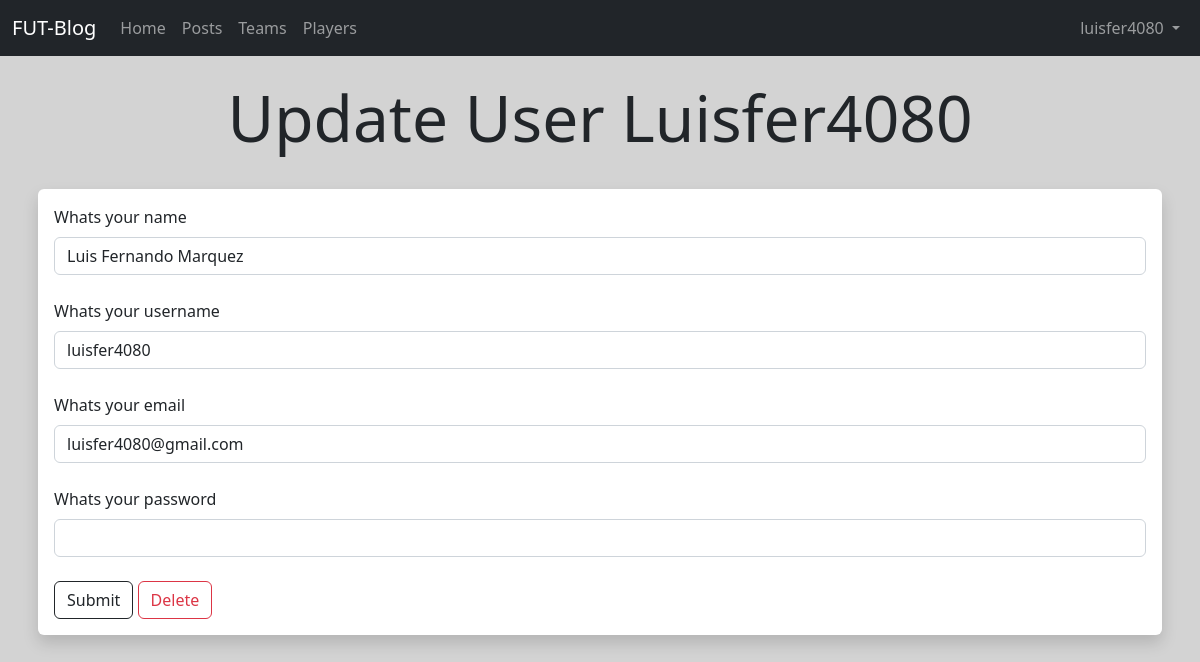
The page /user/update/1 (signed in) on the database its author committed.
### app.py (models this page shows, shortened)
class User (db.Model,UserMixin):
    id = db.Column(db.Integer, primary_key=True)
    name = db.Column(db.String(150))
    email = db.Column(db.String(150), unique=True)
    username = db.Column(db.String(150), unique=True)
    password_hash = db.Column(db.String(150))
    type = db.Column(db.Integer )
    date_created = db.Column(db.DateTime(timezone=True), default=datetime.utcnow)
    posts = db.relationship('Post', backref = 'user')
    teams = db.relationship('Team', backref = 'user')
    players = db.relationship('Player', backref = 'user')
    @property
    def password(self):
        raise AttributeError('password is not readeable attribute')

### app.py (the view)
@app.route('/user/update/<int:id>', methods=['GET', 'POST'])
@login_required
def update_user(id):
    form = UpdateUserForm()
    user_to_update = User.query.get_or_404(id)
    if id == current_user.id or current_user.id == 1:
        if request.method == "POST":
            user_to_update.username = request.form['username']
            user_to_update.name = request.form['name']
            user_to_update.email = request.form['email']
            user_to_update.password_hash = request.form['password_hash']
            try:
                db.session.commit()
                flash("User updated successfully", category="success")
                return render_template("update_user.html", form=form, user_to_update=user_to_update)
            except:
                flash("Error!! ... looks that there was a problem", category="error")
                return render_template("update_user.html", form=form, user_to_update=user_to_update)
        else:
            return render_template("update_user.html", form=form, user_to_update=user_to_update, user=current_user)
    else:
        flash("Error!! ... you dont have access to this user", category="error")
        return redirect(url_for('home'))

### webforms.py
class UpdateUserForm(FlaskForm):
    name = StringField("Whats your name" , validators=[DataRequired()])
    username = StringField("Whats your username" , validators=[DataRequired()])
    email = StringField("Whats your email" , validators=[DataRequired(),Email()])
    password_hash = PasswordField("Whats your password" , validators=[DataRequired()])
    submit = SubmitField("Submit")

### app.py (called while the page is built)
@login_manager.user_loader
def load_user(user_id):
    return User.query.get(int(user_id))

### templates/update_user.html (shortened to what this page needs)
{% extends("base.html") %}
{% block content %}
    <div class="container p-2">
        <div class="text-center mt-3">
            <h6 class="display-3 text-capitalize"> Update user {{ user_to_update.username}} <h6>
        </div>
        <br>
        <div class="shadow p-3 mb-5 bg-body rounded">
            <form action="/update/{{user_to_update.id}}" method="POST">
                {{ form.name.label(class = "form-label") }}
                {{ form.name(class = "form-control",value=user_to_update.name) }}
                <br>
                {{ form.username.label(class = "form-label") }}
                {{ form.username(class = "form-control",value=user_to_update.username) }}
                <br>
                {{ form.email.label(class = "form-label") }}
                {{ form.email(class = "form-control",value=user_to_update.email) }}
                <br>
                {{ form.password_hash.label(class = "form-label") }}
                {{ form.password_hash(class = "form-control", value=user_to_update.password) }}
                <br>
                {{ form.submit(class = "btn btn-outline-dark" ) }}
                <a href="{{url_for('delete_user', id = user_to_update.id )}}" class="btn btn-outline-danger" >Delete</a>
            </form>
        </div>
        <br>
    </div>
{% endblock %}

### templates/navbar.html (shortened to what this page needs)
<nav class="navbar navbar-expand-lg navbar-dark bg-dark">
    <div class="container-fluid">
        <a class="navbar-brand" href="/home">FUT-Blog</a>
        <div class="collapse navbar-collapse" id="navbarSupportedContent">
            <ul class="navbar-nav me-auto mb-2 mb-lg-0">
                <li class="nav-item">
                    <a class="nav-link" aria-current="page" href="/home">Home</a>
                </li>
                {% if user.is_authenticated %}
                    <li class="nav-item">
                        <a class="nav-link" href="/post/portfolio_post">Posts</a>
                    </li>
                    <li class="nav-item">
                        <a class="nav-link" href="/team/portfolio_teams">Teams</a>
                    </li>
                    <li class="nav-item">
                        <a class="nav-link" href="/player/portfolio_players">Players</a>
                    </li>
                {%  endif %}
            </ul>
            <ul class="navbar-nav ms-auto">
                <li class="nav-item dropdown ">
                    <a class="nav-link dropdown-toggle" href="#" id="navbarDropdownMenuLink" role="button" data-bs-toggle="dropdown" aria-expanded="false">
                        {% if user.is_authenticated %}
                            {{user.username}}
                        {% else %}
                            User
                        {% endif %}
                    </a>
                </li>
            </ul>
        </div>
    </div>
</nav>

### static/css/main.css (style rules this page uses)
body { background-color: lightgray; }

### rows shown on the page
User: username "luisfer4080", username "Luisfer4080", name "Luis Fernando Marquez", email "luisfer4080@gmail.com"
